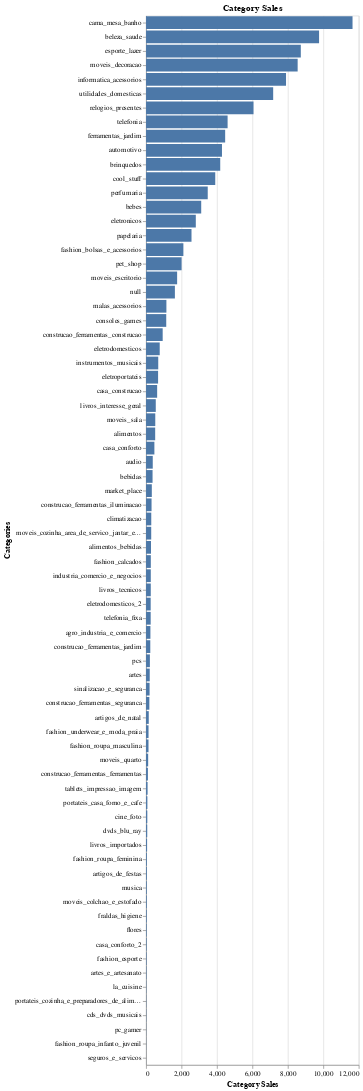

Write notebook code for a chart like this one.
### Markdown cell above
## Distribuição de categorias

### Code cell
count_category = customer_products['product_category_name'].value_counts()
alt.Chart(customer_products).mark_bar().encode(
    alt.Y('product_category_name', title='Categories').sort('-x'),
    alt.X('count()', title='Category Sales')
    ).properties(
        title='Category Sales'
    )

### Figure 1 — Vega specification as saved in the notebook (floating-point values rounded to 4 significant figures)
{"$schema": "https://vega.github.io/schema/vega/v5.json", "data": [{"name": "source_0"}, {"name": "data_0", "values": [{"__count": 1753, "product_category_name": "moveis_escritorio"}, {"__count": 7172, "product_category_name": "utilidades_domesticas"}, {"__count": 470, "product_category_name": "casa_conforto"}, {"__count": 8731, "product_category_name": "esporte_lazer"}, {"__count": 7897, "product_category_name": "informatica_acessorios"}, {"__count": 1627, "product_category_name": null}, {"__count": 4185, "product_category_name": "brinquedos"}, {"__count": 8553, "product_category_name": "moveis_decoracao"}, {"__count": 4283, "product_category_name": "automotivo"}, {"__count": 294, "product_category_name": "climatizacao"}, {"__count": 4601, "product_category_name": "telefonia"}, {"__count": 9761, "product_category_name": "beleza_saude"}, {"__count": 4463, "product_category_name": "ferramentas_jardim"}, {"__count": 2005, "product_category_name": "pet_shop"}, {"__count": 11649, "product_category_name": "cama_mesa_banho"}, {"__count": 3112, "product_category_name": "bebes"}, {"__count": 6063, "product_category_name": "relogios_presentes"}, {"__count": 291, "product_category_name": "moveis_cozinha_area_de_servico_jantar_e_jardim"}, {"__count": 3480, "product_category_name": "perfumaria"}, {"__count": 207, "product_category_name": "artes"}, {"__count": 2564, "product_category_name": "papelaria"}, {"__count": 45, "product_category_name": "fashion_roupa_feminina"}, {"__count": 1139, "product_category_name": "consoles_games"}, {"__count": 310, "product_category_name": "construcao_ferramentas_iluminacao"}, {"__count": 279, "product_category_name": "alimentos_bebidas"}, {"__count": 367, "product_category_name": "bebidas"}, {"__count": 3904, "product_category_name": "cool_stuff"}, {"__count": 2106, "product_category_name": "fashion_bolsas_e_acessorios"}, {"__count": 626, "product_category_name": "casa_construcao"}, {"__count": 1148, "product_category_name": "malas_acessorios"}, {"__count": 2807, "product_category_name": "eletronicos"}, {"__count": 261, "product_category_name": "eletrodomesticos_2"}, {"__count": 138, "product_category_name": "fashion_roupa_masculina"}, {"__count": 679, "product_category_name": "eletroportateis"}, {"__count": 75, "product_category_name": "portateis_casa_forno_e_cafe"}, {"__count": 548, "product_category_name": "livros_interesse_geral"}, {"__count": 771, "product_category_name": "eletrodomesticos"}, {"__count": 105, "product_category_name": "construcao_ferramentas_ferramentas"}, {"__count": 199, "product_category_name": "sinalizacao_e_seguranca"}, {"__count": 688, "product_category_name": "instrumentos_musicais"}, {"__count": 938, "product_category_name": "construcao_ferramentas_construcao"}, {"__count": 40, "product_category_name": "musica"}, {"__count": 269, "product_category_name": "fashion_calcados"}, {"__count": 267, "product_category_name": "industria_comercio_e_negocios"}, {"__count": 140, "product_category_name": "fashion_underwear_e_moda_praia"}, {"__count": 67, "product_category_name": "dvds_blu_ray"}, {"__count": 186, "product_category_name": "construcao_ferramentas_seguranca"}, {"__count": 515, "product_category_name": "alimentos"}, {"__count": 261, "product_category_name": "telefonia_fixa"}, {"__count": 520, "product_category_name": "moveis_sala"}, {"__count": 87, "product_category_name": "tablets_impressao_imagem"}, {"__count": 325, "product_category_name": "market_place"}, {"__count": 152, "product_category_name": "artigos_de_natal"}, {"__count": 246, "product_category_name": "agro_industria_e_comercio"}, {"__count": 239, "product_category_name": "construcao_ferramentas_jardim"}, {"__count": 216, "product_category_name": "pcs"}, {"__count": 119, "product_category_name": "moveis_quarto"}, {"__count": 378, "product_category_name": "audio"}, {"__count": 59, "product_category_name": "livros_importados"}, {"__count": 266, "product_category_name": "livros_tecnicos"}, {"__count": 45, "product_category_name": "artigos_de_festas"}, {"__count": 14, "product_category_name": "portateis_cozinha_e_preparadores_de_alimentos"}, {"__count": 9, "product_category_name": "pc_gamer"}, {"__count": 40, "product_category_name": "moveis_colchao_e_estofado"}, {"__count": 16, "product_category_name": "la_cuisine"}, {"__count": 33, "product_category_name": "flores"}, {"__count": 37, "product_category_name": "fraldas_higiene"}, {"__count": 71, "product_category_name": "cine_foto"}, {"__count": 14, "product_category_name": "cds_dvds_musicais"}, {"__count": 29, "product_category_name": "fashion_esporte"}, {"__count": 31, "product_category_name": "casa_conforto_2"}, {"__count": 24, "product_category_name": "artes_e_artesanato"}, {"__count": 7, "product_category_name": "fashion_roupa_infanto_juvenil"}, {"__count": 2, "product_category_name": "seguros_e_servicos"}]}, {"name": "data_0_x_domain___count", "values": [{"min": 2, "max": 11649}]}, {"name": "source_0_y_domain_product_category_name", "values": [{"product_category_name": "moveis_escritorio", "sort_field": 1753}, {"product_category_name": "utilidades_domesticas", "sort_field": 7172}, {"product_category_name": "casa_conforto", "sort_field": 470}, {"product_category_name": "esporte_lazer", "sort_field": 8731}, {"product_category_name": "informatica_acessorios", "sort_field": 7897}, {"product_category_name": null, "sort_field": 1627}, {"product_category_name": "brinquedos", "sort_field": 4185}, {"product_category_name": "moveis_decoracao", "sort_field": 8553}, {"product_category_name": "automotivo", "sort_field": 4283}, {"product_category_name": "climatizacao", "sort_field": 294}, {"product_category_name": "telefonia", "sort_field": 4601}, {"product_category_name": "beleza_saude", "sort_field": 9761}, {"product_category_name": "ferramentas_jardim", "sort_field": 4463}, {"product_category_name": "pet_shop", "sort_field": 2005}, {"product_category_name": "cama_mesa_banho", "sort_field": 11649}, {"product_category_name": "bebes", "sort_field": 3112}, {"product_category_name": "relogios_presentes", "sort_field": 6063}, {"product_category_name": "moveis_cozinha_area_de_servico_jantar_e_jardim", "sort_field": 291}, {"product_category_name": "perfumaria", "sort_field": 3480}, {"product_category_name": "artes", "sort_field": 207}, {"product_category_name": "papelaria", "sort_field": 2564}, {"product_category_name": "fashion_roupa_feminina", "sort_field": 45}, {"product_category_name": "consoles_games", "sort_field": 1139}, {"product_category_name": "construcao_ferramentas_iluminacao", "sort_field": 310}, {"product_category_name": "alimentos_bebidas", "sort_field": 279}, {"product_category_name": "bebidas", "sort_field": 367}, {"product_category_name": "cool_stuff", "sort_field": 3904}, {"product_category_name": "fashion_bolsas_e_acessorios", "sort_field": 2106}, {"product_category_name": "casa_construcao", "sort_field": 626}, {"product_category_name": "malas_acessorios", "sort_field": 1148}, {"product_category_name": "eletronicos", "sort_field": 2807}, {"product_category_name": "eletrodomesticos_2", "sort_field": 261}, {"product_category_name": "fashion_roupa_masculina", "sort_field": 138}, {"product_category_name": "eletroportateis", "sort_field": 679}, {"product_category_name": "portateis_casa_forno_e_cafe", "sort_field": 75}, {"product_category_name": "livros_interesse_geral", "sort_field": 548}, {"product_category_name": "eletrodomesticos", "sort_field": 771}, {"product_category_name": "construcao_ferramentas_ferramentas", "sort_field": 105}, {"product_category_name": "sinalizacao_e_seguranca", "sort_field": 199}, {"product_category_name": "instrumentos_musicais", "sort_field": 688}, {"product_category_name": "construcao_ferramentas_construcao", "sort_field": 938}, {"product_category_name": "musica", "sort_field": 40}, {"product_category_name": "fashion_calcados", "sort_field": 269}, {"product_category_name": "industria_comercio_e_negocios", "sort_field": 267}, {"product_category_name": "fashion_underwear_e_moda_praia", "sort_field": 140}, {"product_category_name": "dvds_blu_ray", "sort_field": 67}, {"product_category_name": "construcao_ferramentas_seguranca", "sort_field": 186}, {"product_category_name": "alimentos", "sort_field": 515}, {"product_category_name": "telefonia_fixa", "sort_field": 261}, {"product_category_name": "moveis_sala", "sort_field": 520}, {"product_category_name": "tablets_impressao_imagem", "sort_field": 87}, {"product_category_name": "market_place", "sort_field": 325}, {"product_category_name": "artigos_de_natal", "sort_field": 152}, {"product_category_name": "agro_industria_e_comercio", "sort_field": 246}, {"product_category_name": "construcao_ferramentas_jardim", "sort_field": 239}, {"product_category_name": "pcs", "sort_field": 216}, {"product_category_name": "moveis_quarto", "sort_field": 119}, {"product_category_name": "audio", "sort_field": 378}, {"product_category_name": "livros_importados", "sort_field": 59}, {"product_category_name": "livros_tecnicos", "sort_field": 266}, {"product_category_name": "artigos_de_festas", "sort_field": 45}, {"product_category_name": "portateis_cozinha_e_preparadores_de_alimentos", "sort_field": 14}, {"product_category_name": "pc_gamer", "sort_field": 9}, {"product_category_name": "moveis_colchao_e_estofado", "sort_field": 40}, {"product_category_name": "la_cuisine", "sort_field": 16}, {"product_category_name": "flores", "sort_field": 33}, {"product_category_name": "fraldas_higiene", "sort_field": 37}, {"product_category_name": "cine_foto", "sort_field": 71}, {"product_category_name": "cds_dvds_musicais", "sort_field": 14}, {"product_category_name": "fashion_esporte", "sort_field": 29}, {"product_category_name": "casa_conforto_2", "sort_field": 31}, {"product_category_name": "artes_e_artesanato", "sort_field": 24}, {"product_category_name": "fashion_roupa_infanto_juvenil", "sort_field": 7}, {"product_category_name": "seguros_e_servicos", "sort_field": 2}]}], "signals": [{"name": "y_step", "value": 20}, {"name": "height", "update": "bandspace(domain('y').length, 0.1, 0.05) * y_step"}], "marks": [{"type": "rect", "name": "marks", "from": {"data": "data_0"}, "encode": {"update": {"y": {"field": "product_category_name", "scale": "y"}, "x2": {"value": 0, "scale": "x"}, "fill": {"value": "#4c78a8"}, "height": {"signal": "max(0.25, bandwidth('y'))"}, "x": {"field": "__count", "scale": "x"}}}, "style": ["bar"]}], "scales": [{"name": "x", "type": "linear", "domain": [{"signal": "(data(\"data_0_x_domain___count\")[0] || {}).min"}, {"signal": "(data(\"data_0_x_domain___count\")[0] || {}).max"}], "range": [0, {"signal": "width"}], "nice": true, "zero": true}, {"name": "y", "type": "band", "domain": {"data": "source_0_y_domain_product_category_name", "field": "product_category_name", "sort": {"op": "max", "field": "sort_field", "order": "descending"}}, "range": {"step": {"signal": "y_step"}}, "paddingInner": 0.1, "paddingOuter": 0.05}], "axes": [{"scale": "x", "tickCount": {"signal": "ceil(width/40)"}, "labels": false, "aria": false, "grid": true, "maxExtent": 0, "gridScale": "y", "orient": "bottom", "domain": false, "minExtent": 0, "ticks": false, "zindex": 0}, {"scale": "x", "labelFlush": true, "grid": false, "orient": "bottom", "title": "Category Sales", "labelOverlap": true, "tickCount": {"signal": "ceil(width/40)"}, "zindex": 0}, {"scale": "y", "grid": false, "zindex": 0, "orient": "left", "title": "Categories"}], "title": {"text": "Category Sales", "frame": "group"}, "width": 300, "padding": 5, "background": "white", "style": "cell"}
